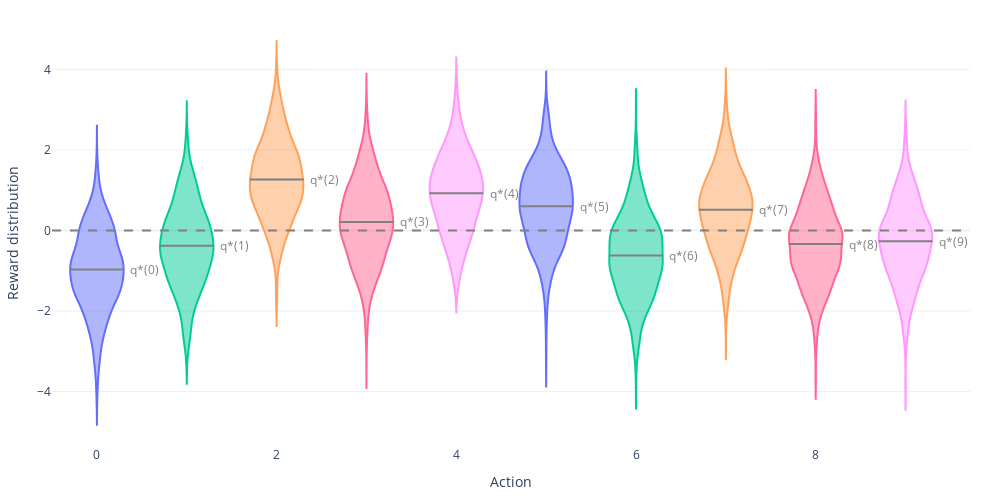

Notebook cell for this chart:
### Markdown cell above
An example bandit problem of 10 arms. The true value $q_*(a)$ of each of the ten actions was selected according to a normal distribution with mean zero and unit variance, and then the actual rewards were selected according to a mean $q_*(a)$ unit variance normal distribution, as suggested by these distributions.
___

### Code cell
plot_bandit_reward_distribution(n_actions=N_ACTIONS, n_steps=1_000)

### Figure 1 — Plotly figure (JSON) as saved in the notebook; plotly's stock layout.template omitted (floating-point values rounded to 4 significant figures; data arrays with more than 128 entries replaced by an {"elided": "..."} marker saying what was removed)
{"data": [{"name": "Action 0", "points": false, "scalemode": "count", "showlegend": false, "type": "violin", "x": {"elided": "1000 float values"}, "y": {"elided": "1000 float values"}}, {"hovertemplate": "q*(0) = -0.965<extra></extra>", "line": {"color": "gray", "width": 2}, "mode": "lines", "showlegend": false, "type": "scatter", "x": [-0.3, 0.3], "y": [-0.965, -0.965]}, {"name": "Action 1", "points": false, "scalemode": "count", "showlegend": false, "type": "violin", "x": {"elided": "1000 float values"}, "y": {"elided": "1000 float values"}}, {"hovertemplate": "q*(1) = -0.376<extra></extra>", "line": {"color": "gray", "width": 2}, "mode": "lines", "showlegend": false, "type": "scatter", "x": [0.7, 1.3], "y": [-0.3757, -0.3757]}, {"name": "Action 2", "points": false, "scalemode": "count", "showlegend": false, "type": "violin", "x": {"elided": "1000 float values"}, "y": {"elided": "1000 float values"}}, {"hovertemplate": "q*(2) = 1.270<extra></extra>", "line": {"color": "gray", "width": 2}, "mode": "lines", "showlegend": false, "type": "scatter", "x": [1.7, 2.3], "y": [1.27, 1.27]}, {"name": "Action 3", "points": false, "scalemode": "count", "showlegend": false, "type": "violin", "x": {"elided": "1000 float values"}, "y": {"elided": "1000 float values"}}, {"hovertemplate": "q*(3) = 0.215<extra></extra>", "line": {"color": "gray", "width": 2}, "mode": "lines", "showlegend": false, "type": "scatter", "x": [2.7, 3.3], "y": [0.2155, 0.2155]}, {"name": "Action 4", "points": false, "scalemode": "count", "showlegend": false, "type": "violin", "x": {"elided": "1000 float values"}, "y": {"elided": "1000 float values"}}, {"hovertemplate": "q*(4) = 0.925<extra></extra>", "line": {"color": "gray", "width": 2}, "mode": "lines", "showlegend": false, "type": "scatter", "x": [3.7, 4.3], "y": [0.9254, 0.9254]}, {"name": "Action 5", "points": false, "scalemode": "count", "showlegend": false, "type": "violin", "x": {"elided": "1000 float values"}, "y": {"elided": "1000 float values"}}, {"hovertemplate": "q*(5) = 0.605<extra></extra>", "line": {"color": "gray", "width": 2}, "mode": "lines", "showlegend": false, "type": "scatter", "x": [4.7, 5.3], "y": [0.6045, 0.6045]}, {"name": "Action 6", "points": false, "scalemode": "count", "showlegend": false, "type": "violin", "x": {"elided": "1000 float values"}, "y": {"elided": "1000 float values"}}, {"hovertemplate": "q*(6) = -0.619<extra></extra>", "line": {"color": "gray", "width": 2}, "mode": "lines", "showlegend": false, "type": "scatter", "x": [5.7, 6.3], "y": [-0.6191, -0.6191]}, {"name": "Action 7", "points": false, "scalemode": "count", "showlegend": false, "type": "violin", "x": {"elided": "1000 float values"}, "y": {"elided": "1000 float values"}}, {"hovertemplate": "q*(7) = 0.516<extra></extra>", "line": {"color": "gray", "width": 2}, "mode": "lines", "showlegend": false, "type": "scatter", "x": [6.7, 7.3], "y": [0.5157, 0.5157]}, {"name": "Action 8", "points": false, "scalemode": "count", "showlegend": false, "type": "violin", "x": {"elided": "1000 float values"}, "y": {"elided": "1000 float values"}}, {"hovertemplate": "q*(8) = -0.336<extra></extra>", "line": {"color": "gray", "width": 2}, "mode": "lines", "showlegend": false, "type": "scatter", "x": [7.7, 8.3], "y": [-0.3363, -0.3363]}, {"name": "Action 9", "points": false, "scalemode": "count", "showlegend": false, "type": "violin", "x": {"elided": "1000 float values"}, "y": {"elided": "1000 float values"}}, {"hovertemplate": "q*(9) = -0.266<extra></extra>", "line": {"color": "gray", "width": 2}, "mode": "lines", "showlegend": false, "type": "scatter", "x": [8.7, 9.3], "y": [-0.2655, -0.2655]}], "layout": {"annotations": [{"font": {"color": "gray"}, "showarrow": false, "text": "q*(0)", "x": 0.35, "xanchor": "left", "y": -0.965, "yanchor": "middle"}, {"font": {"color": "gray"}, "showarrow": false, "text": "q*(1)", "x": 1.35, "xanchor": "left", "y": -0.3757, "yanchor": "middle"}, {"font": {"color": "gray"}, "showarrow": false, "text": "q*(2)", "x": 2.35, "xanchor": "left", "y": 1.27, "yanchor": "middle"}, {"font": {"color": "gray"}, "showarrow": false, "text": "q*(3)", "x": 3.35, "xanchor": "left", "y": 0.2155, "yanchor": "middle"}, {"font": {"color": "gray"}, "showarrow": false, "text": "q*(4)", "x": 4.35, "xanchor": "left", "y": 0.9254, "yanchor": "middle"}, {"font": {"color": "gray"}, "showarrow": false, "text": "q*(5)", "x": 5.35, "xanchor": "left", "y": 0.6045, "yanchor": "middle"}, {"font": {"color": "gray"}, "showarrow": false, "text": "q*(6)", "x": 6.35, "xanchor": "left", "y": -0.6191, "yanchor": "middle"}, {"font": {"color": "gray"}, "showarrow": false, "text": "q*(7)", "x": 7.35, "xanchor": "left", "y": 0.5157, "yanchor": "middle"}, {"font": {"color": "gray"}, "showarrow": false, "text": "q*(8)", "x": 8.35, "xanchor": "left", "y": -0.3363, "yanchor": "middle"}, {"font": {"color": "gray"}, "showarrow": false, "text": "q*(9)", "x": 9.35, "xanchor": "left", "y": -0.2655, "yanchor": "middle"}], "height": 500, "margin": {"b": 40, "l": 50, "r": 30, "t": 20}, "shapes": [{"line": {"color": "gray", "dash": "dash"}, "type": "line", "x0": 0, "x1": 1, "xref": "x domain", "y0": 0, "y1": 0, "yref": "y"}], "violingap": 0.15, "width": 1000, "xaxis": {"title": {"text": "Action"}}, "yaxis": {"title": {"text": "Reward distribution"}}}}
